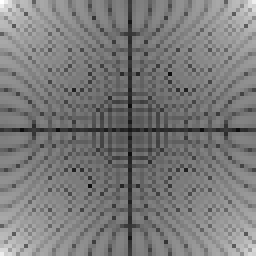
#> input picture image-processing/practice-4/1_fft_no_shift_circle-small.png, 64 x 64 px (shown 4 times larger)
$ python 3-high-pass.py 1_fft_no_shift_circle-small.png
#> lines starting #> are read from the running program, lines starting #| are printed output that depends on the picture
import argparse
import cv2 as cv
import numpy as np
import os

parser = argparse.ArgumentParser(description="Threshold generators.")
parser.add_argument("image_path", help="Path to the input image.")
parser.add_argument(
    "--out", help="Specifies if output should be created", action="store_true"
)
args = parser.parse_args()
img = cv.imread(args.image_path, cv.IMREAD_GRAYSCALE).astype(float)
#> img: shape (64, 64) float64; min 13, max 255, mean 122.3
original_img = img.copy()


f = np.fft.fft2(img)
fshift = np.fft.fftshift(f)
magnitude_spectrum = 20 * np.log(np.abs(fshift))
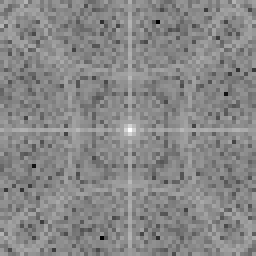
#> magnitude_spectrum: shape (64, 64) float64 (shown 4 times larger); min -26.67, max 262.5, mean 127.5; drawn with min black and max white

rows, cols = img.shape
#> rows = 64; cols = 64
crow, ccol = rows // 2, cols // 2
#> crow = 32; ccol = 32
# Create a high-pass filter mask
fshift[crow - 30 : crow + 30, ccol - 30 : ccol + 30] = 0
f_ishift = np.fft.ifftshift(fshift)
img_back = np.fft.ifft2(f_ishift)
img_back = np.abs(img_back)
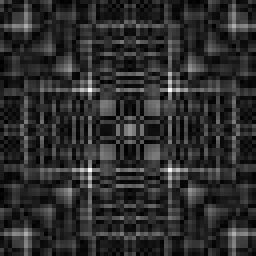
#> img_back: shape (64, 64) float64 (shown 4 times larger); min 0.083, max 33.5, mean 6; drawn with min black and max white

if args.out:
    out_path = f"3_high_pass_{os.path.basename(args.image_path)}"
    cv.imwrite(out_path, img_back.astype(np.uint8))
    print(f"Output image saved to {out_path}")

$ run again, on image-processing/practice-4/1_fft_with_shift_circle-small.png
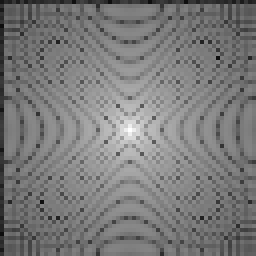
#> input picture image-processing/practice-4/1_fft_with_shift_circle-small.png, 64 x 64 px (shown 4 times larger)
#> `img_back = np.abs(img_back)`:
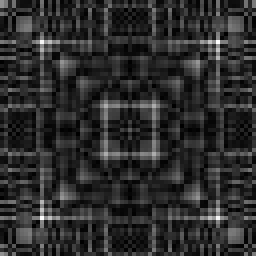
#> img_back: shape (64, 64) float64 (shown 4 times larger); min 0.083, max 33.5, mean 6; drawn with min black and max white
